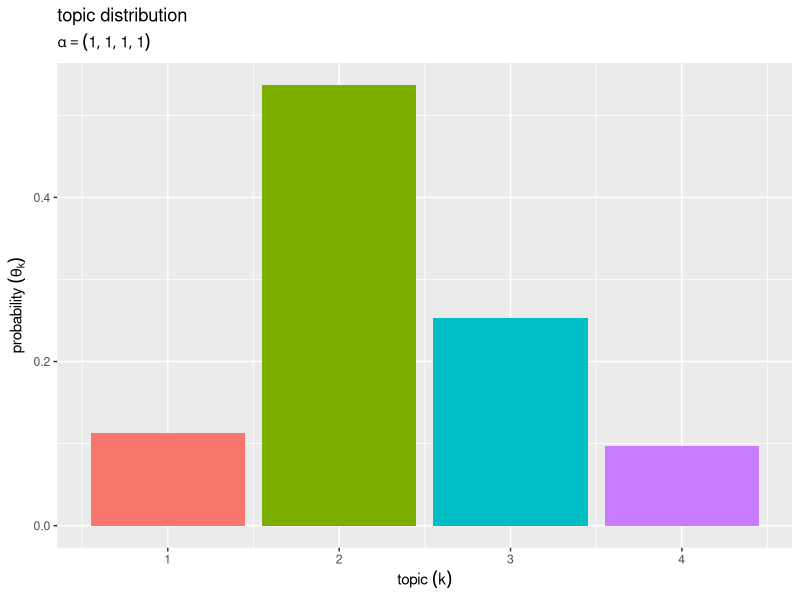
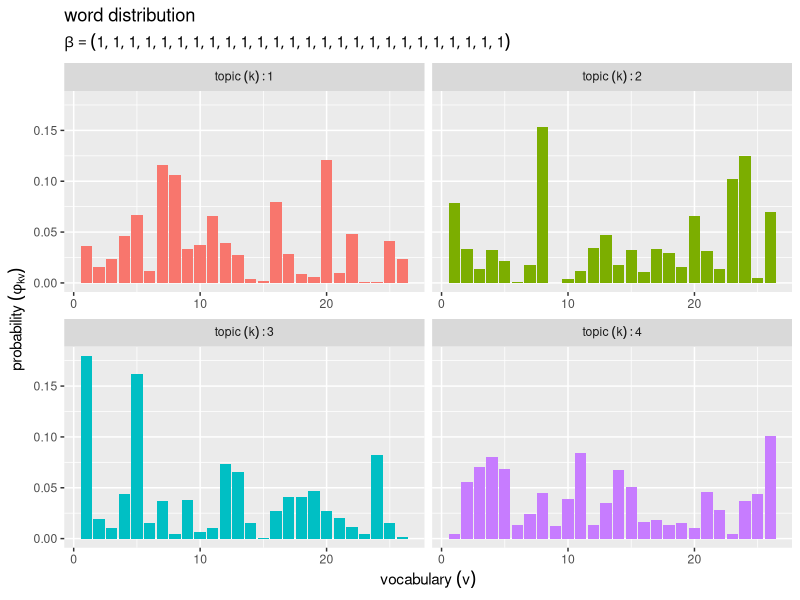
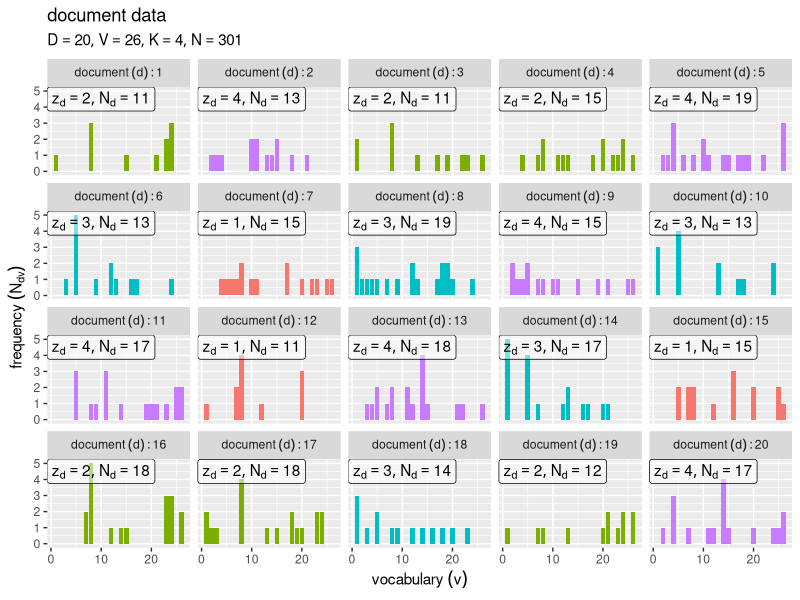

Reproduce these figures in R, in order.

# chapter 3.1
# 混合ユニグラムモデル

# 生成モデル -------------------------------------------------------------------

# 利用パッケージ
library(tidyverse)
library(MCMCpack)

# チェック用
library(ggplot2)


# 真のパラメータの設定 --------------------------------------------------------------

# 文書数を指定
D <- 20

# 語彙数を指定
V <- 26

# トピック数を指定
K <- 4


# トピック分布のハイパーパラメータを指定
true_alpha   <- 1
true_alpha_k <- rep(true_alpha, times = K) # 一様な値の場合
#true_alpha_k <- runif(n = K, min = 1, max = 2) # 多様な値の場合

# トピック分布のパラメータを生成
#true_theta_k <- rep(1/K, times = K) # 一様な値の場合
true_theta_k <- MCMCpack::rdirichlet(n = 1, alpha = true_alpha_k) |> # 多様な値の場合
  as.vector()


# 単語分布のハイパーパラメータを指定
true_beta   <- 1
true_beta_v <- rep(true_beta, times = V) # 一様な値の場合
#true_beta_v <- runif(n = V, min = 1, max = 2) # 多様な値の場合

# 単語分布のパラメータを生成
#true_phi_kv <- matrix(1/V, nrow = K, ncol = V) # 一様な値の場合
true_phi_kv <- MCMCpack::rdirichlet(n = K, alpha = true_beta_v) # 多様な値の場合


# 文書データの簡易生成 --------------------------------------------------------------

### ・語順を記録する場合 -----

# 文書集合を初期化
w_lt <- list()

# 各文書のトピックを初期化
true_z_d <- rep(NA, times = D)

# 各文書の単語数を初期化
N_d <- rep(NA, times = D)

# 文書ごとの各語彙の単語数を初期化
N_dv <- matrix(0, nrow = D, ncol = V)

# 文書データを生成
for(d in 1:D) {
  
  # トピックを生成
  onehot_k <- rmultinom(n = 1, size = 1, prob = true_theta_k) |> # (カテゴリ乱数)
    as.vector() # one-hot符号
  k <- which(onehot_k == 1) # トピック番号
  
  # トピックを割当
  true_z_d[d] <- k
  
  # 単語数を生成
  N_d[d] <- sample(x = 10:20, size = 1) # 下限:上限を指定
  
  # 各単語の語彙を初期化
  w_n <- rep(NA, times = N_d[d]) # 単語集合
  
  for(n in 1:N_d[d]) { # 単語ごと
    
    # 語彙を生成
    onehot_v <- rmultinom(n = 1, size = 1, prob = true_phi_kv[k, ]) |> # (カテゴリ乱数)
      as.vector() # one-hot符号
    v <- which(onehot_v == 1) # 語彙番号
    
    # 語彙を割当
    w_n[n] <- v
    
    # 頻度をカウント
    N_dv[d, v] <- N_dv[d, v] + 1
  }
  
  # 単語集合を格納
  w_lt[[d]] <- w_n
  
  # 途中経過を表示
  print(paste0("document: ", d, ", topic: ", k, ", words: ", N_d[d]))
}


### ・語順を記録しない場合 -----

# 各文書のトピックを割当
true_z_d <- sample(x = 1:K, size = D, replace = TRUE)

# 各文書の単語数を生成
N_d <- sample(x = 10:20, size = D, replace = TRUE) # 下限:上限を指定

# 文書ごとの各語彙の単語数を初期化
N_dv <- matrix(0, nrow = D, ncol = V)

# 文書データを生成
for(d in 1:D) { 
  
  # 各語彙の単語数を生成
  N_dv[d, ] <- rmultinom(n = 1, size = N_d[d], prob = true_phi_kv[true_z_d[d], ]) |> # (多項乱数)
    as.vector()
  
  # 途中経過を表示
  print(paste0("document: ", d, ", topic: ", true_z_d[d], ", words: ", N_d[d]))
}


# 文書データの集計 ----------------------------------------------------------------

### ・語数から語順の作成 -----

# 文書集合を初期化
w_lt <- list()

# 文書ごとに単語集合を作成
for(d in 1:D) {
  
  # 語彙番号を作成
  v_vec <- mapply(
    FUN = \(v, n) {rep(v, times = n)}, # 語彙番号を複製
    1:V,      # 語彙番号
    N_dv[d, ] # 出現回数
  ) |> 
    unlist()
  
  # 語彙を割当
  w_n <- sample(x = v_vec, size = N_d[d], replace = FALSE) # 単語集合
  
  # 単語集合を格納
  w_lt[[d]] <- w_n
}


### ・観測データの集計 -----

# 文書数を取得
D <- nrow(N_dv)

# 語彙数を取得
V <- ncol(N_dv)

# 全文書の単語数を取得
N <- sum(N_dv)

# 各文書の単語数を取得
N_d <- rowSums(N_dv)


# 真の分布の可視化 ---------------------------------------------------------------

###・トピック分布の作図 -----

# トピック分布を格納
true_theta_df <- tibble::tibble(
  k    = 1:K,         # トピック番号
  prob = true_theta_k # 生成確率
)

# ラベル用の文字列を作成
param_label <- paste0(
  "alpha == ", true_alpha
) # 一様な値の場合
param_label <- paste0(
  "alpha == (list(", paste0(true_alpha_k, collapse = ", "), "))"
) # 多様な値の場合

# トピック分布を作図
ggplot() + 
  geom_bar(data = true_theta_df, 
           mapping = aes(x = k, y = prob, fill = factor(k)), 
           stat = "identity", show.legend = FALSE) + # 確率
  labs(title = "topic distribution", 
       subtitle = parse(text = param_label), 
       x = expression(topic ~ (k)), 
       y = expression(probability ~ (theta[k])))


###・単語分布の作図 -----

# 単語分布を格納
true_phi_df <- true_phi_kv |> 
  tibble::as_tibble(.name_repair = ~paste0("V", 1:V)) |> # 語彙番号の列名を設定
  tibble::add_column(
    k = 1:K # トピック番号
  ) |> 
  tidyr::pivot_longer(
    cols      = !k, 
    names_to  = "v", # 語彙番号
    names_prefix = "V", 
    names_transform = list(v = as.numeric), 
    values_to = "prob" # 生成確率
  )

# ラベル用の文字列を作成
param_label <- paste0(
  "beta == ", true_beta
) # 一様な値の場合
param_label <- paste0(
  "beta == (list(", paste0(true_beta_v, collapse = ", "), "))"
) # 多様な値の場合

# 単語分布を作図
ggplot() + 
  geom_bar(data = true_phi_df, 
           mapping = aes(x = v, y = prob, fill = factor(k)), 
           stat = "identity", show.legend = FALSE) + # 確率
  facet_wrap(k ~ ., labeller = label_bquote(topic ~ (k): .(k)), scales = "free_x") + # トピックごとに分割
  labs(title = "word distribution", 
       subtitle = parse(text = param_label), 
       x = expression(vocabulary ~ (v)), 
       y = expression(probability ~ (phi[kv])))


# 文書データの可視化 ---------------------------------------------------------------

### ・各文書の語彙頻度の作図 -----

# 文書ごと語彙頻度を格納
Ndv_df <- N_dv |> 
  tibble::as_tibble(.name_repair = ~paste0("V", 1:V)) |> # 語彙番号の列名を設定
  tibble::add_column(
    d = 1:D,      # 文書番号
    k = true_z_d, # トピック番号
  ) |> 
  tidyr::pivot_longer(
    cols         = !c(d, k), 
    names_to     = "v", # 列名を語彙番号に変換
    names_prefix = "V", 
    names_transform = list(v = as.numeric), 
    values_to    = "freq" # 語彙頻度を1列に結合
  )

# 各文書の単語数を格納
Nd_df <- tibble::tibble(
  d    = 1:D,      # 文書番号
  k    = true_z_d, # トピック番号
  freq = N_d,      # 単語数
  label = paste0(
    "list(", 
    "z[d] ==", k, ", ", 
    "N[d] ==", freq, 
    ")"
  )
)

# ラベル用の文字列を作成
doc_label <- paste0(
  "list(", 
  "D == ", D, ", ", 
  "V == ", V, ", ", 
  "K == ", K, ", ", 
  "N == ", N, 
  ")"
)

# 文書ごとの語彙頻度を作図
ggplot() + 
  geom_bar(data = Ndv_df, 
           mapping = aes(x = v, y = freq, fill = factor(k)), 
           stat = "identity") + # 頻度
  geom_label(data = Nd_df, 
             mapping = aes(x = -Inf, y = Inf, label = label), 
             parse = TRUE, 
             hjust = 0, vjust = 1, alpha = 0.5) + # 単語数
  facet_wrap(d ~ ., labeller = label_bquote(document ~ (d): .(d))) + # 文書ごとに分割
  guides(fill = "none") + # 凡例の体裁
  labs(title = "document data", 
       subtitle = parse(text = doc_label), 
       x = expression(vocabulary ~ (v)), 
       y = expression(frequency ~ (N[dv])))
